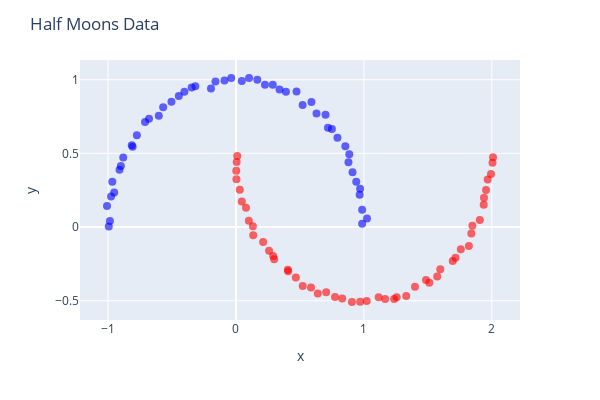

Notebook cell for this chart:
### Code cell
# Plotting the data
figM = px.scatter(x=Xm[:, 0], y=Xm[:, 1], 
                  color=ym, color_continuous_scale='bluered')
figM.update_traces(marker=dict(size=8, opacity=0.6))
figM.update_layout(coloraxis_showscale=False, 
                   width=600, height=400, 
                    title='Half Moons Data')             
figM.show()
